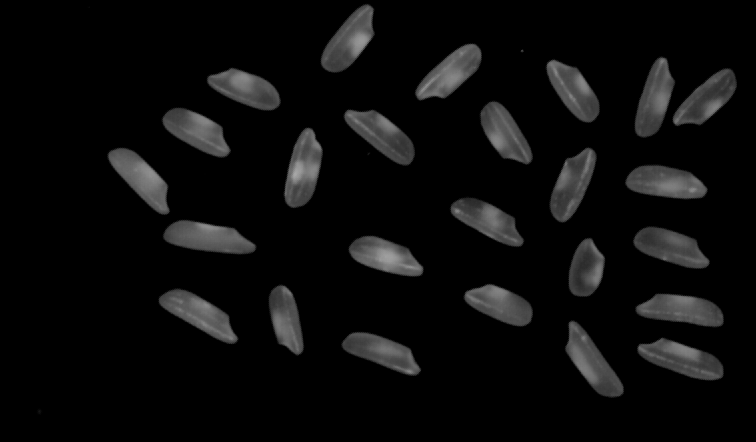
#> input picture 09_opencv/rice.png, 756 x 442 px, found by its file name
$ python demo_01.py
#> lines starting #> are read from the running program, lines starting #| are printed output that depends on the picture; after the words box and inside, x2 and y2 are one past the last pixel; in counts of white or black regions, pixels touching at a corner belong together
import cv2 as cv
import numpy as np


def rice_demo():
    src = cv.imread("D:/images/rice.png")
#> src is the input picture: shape (442, 756, 3); min 0, max 167, mean 12.3
    src = cv.GaussianBlur(src, (3, 3), 0)
    gray = cv.cvtColor(src, cv.COLOR_BGR2GRAY)
    ret, binary = cv.threshold(gray, 0, 255, cv.THRESH_BINARY | cv.THRESH_OTSU)
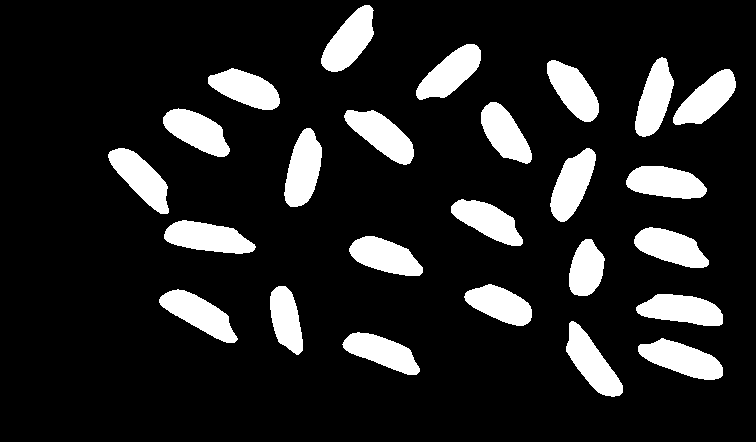
#> binary: shape (442, 756); 14.2% white; 25 white regions, largest, box (x1, y1, x2, y2) and area: (164, 220, 256, 254) 2068, (638, 338, 723, 380) 2064, (284, 128, 322, 207) 2041
#> ret = 41
    cv.imshow("src", src)

    output = cv.connectedComponents(binary, connectivity=8, ltype=cv.CV_32S)
    num_labels = output[0]
#> num_labels = 26
    labels = output[1]
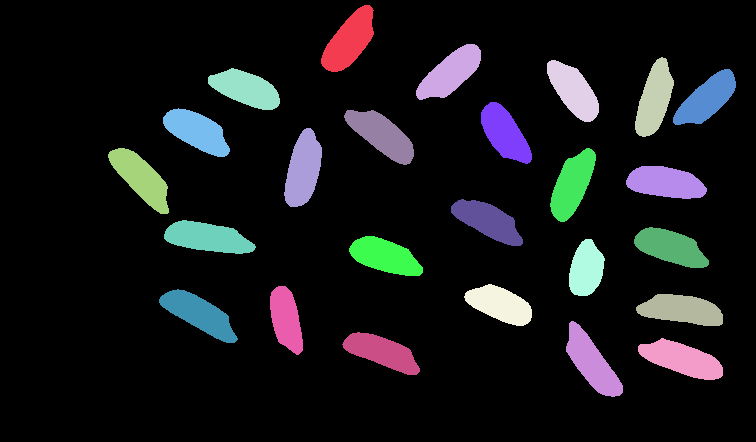
#> labels: shape (442, 756) int32; 26 distinct labels, from 0 to 25; one colour per label, 0 black
    colors = []
    for i in range(num_labels):
        b = np.random.randint(0, 256)
        g = np.random.randint(0, 256)
        r = np.random.randint(0, 256)
        colors.append((b, g, r))

    colors[0] = (0, 0, 0)
    h, w = gray.shape
#> h = 442; w = 756
    image = np.zeros((h, w, 3), dtype=np.uint8)
    for row in range(h):
        for col in range(w):
            image[row, col] = colors[labels[row, col]]
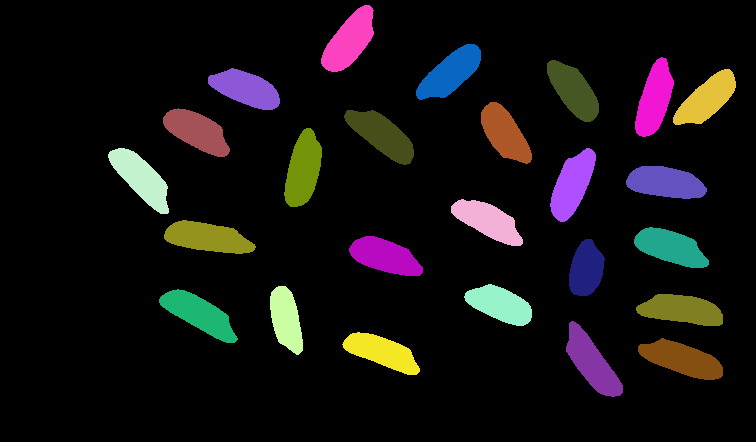
#> image: shape (442, 756, 3); mean of channels 0, 1, 2 17.9, 17.3, 20.5; drawn as B, G, R

    cv.imshow("colored labels", image)
    cv.imwrite("D:/labels.png", image)
    print("total rice : ", num_labels - 1)
#| total rice :  25
    cv.waitKey(0)
    cv.destroyAllWindows()


def filters_demo():
    src = cv.imread("D:/images/example.png")
    cv.imshow("input", src)
    blur = cv.blur(src, (15, 15))
    cv.imshow("blur", blur)
    gblur = cv.GaussianBlur(src, (0, 0), 15)
    cv.imshow("Gaussian Blur", gblur)

    dst = cv.bilateralFilter(src, 0, 100, 15)
    cv.imshow("Bilateral Filter", dst)
    cv.waitKey(0)
    cv.destroyAllWindows()


def binary_demo():
    src = cv.imread("D:/images/text1.png")
    gray = cv.cvtColor(src, cv.COLOR_BGR2GRAY)
    cv.imshow("gray", gray)
    ret, binary = cv.threshold(gray, 0, 255, cv.THRESH_BINARY | cv.THRESH_OTSU)
    ada_ = cv.adaptiveThreshold(gray, 255, cv.ADAPTIVE_THRESH_GAUSSIAN_C, cv.THRESH_BINARY, 25, 10)
    cv.imshow("binary", binary)
    cv.imshow("ada_", ada_)
    print("threshold : %.2f"%ret)
    cv.waitKey(0)
    cv.destroyAllWindows()


if __name__ == '__main__':
    rice_demo()
